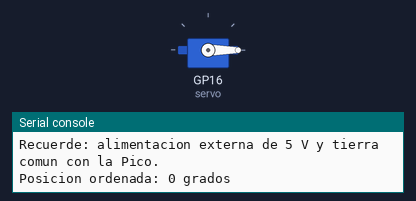
A program run on a simulated Raspberry Pi Pico running MicroPython. Shown: servo, the last lines printed to the serial console. Servo angles are drawn from the pulse width (0.5 ms = 0°, 2.5 ms = 180°).

Above: at 0.05 s.
At 2.05 s:
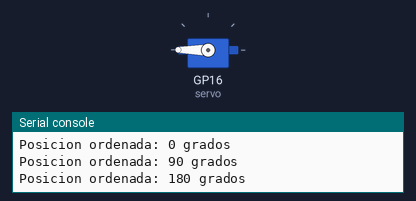
At 4.0 s:
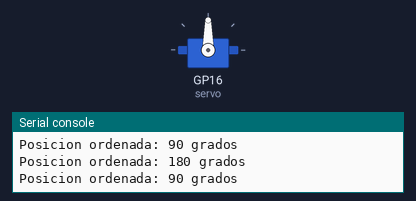
Timing chart, 0 to 5.2 s (numbered marks = the images above):
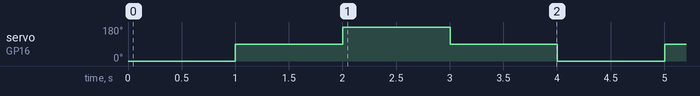

Measured:
- by itself, servo on GP16 (servo): repeats every 4.0 s: 180° 1.0 s, 90° 1.0 s, 0° 1.0 s, 90° 1.0 s

The program:

U4-P03-servo.py
```python
"""
U4-P03 - Mover un servomotor SG90 en GP16
Placa: Raspberry Pi Pico (RP2040)
Firmware: MicroPython

Objetivo: comandar un actuador con posicion controlada, generar una senal
PWM de frecuencia y ancho definidos, y reconocer la necesidad de
alimentacion independiente.

Montaje:
    Cable de senal (naranjo/amarillo) -> GP16 (posicion fisica 21)
    Cable rojo                        -> 5 V de una FUENTE EXTERNA
    Cable cafe/negro                  -> GND de la fuente externa
    GND de la fuente externa          -> GND de la Pico   <-- OBLIGATORIO

NUNCA alimentar el servo desde el pin 3V3 de la placa: en vacio consume
unos 150 mA y con carga supera con facilidad los 500 mA.

Como se calcula el ciclo de trabajo:
    A 50 Hz el periodo es de 20 ms. El servo interpreta el ancho del pulso,
    aproximadamente entre 0,5 ms (0 grados) y 2,5 ms (180 grados).
    duty_u16 = (ancho_ms / 20 ms) * 65535

Ejecucion: abrir en Thonny y pulsar Run. Detener con Ctrl+C.
"""
from machine import Pin, PWM
import time

PIN_SERVO = 16
FRECUENCIA_HZ = 50
PULSO_MIN_MS = 0.5        # aproximadamente 0 grados
PULSO_MAX_MS = 2.5        # aproximadamente 180 grados
PERIODO_MS = 1000.0 / FRECUENCIA_HZ    # 20 ms

servo = PWM(Pin(PIN_SERVO))
servo.freq(FRECUENCIA_HZ)


def angulo_a_duty(angulo):
    """Convierte un angulo de 0 a 180 grados en un valor de duty_u16."""
    if angulo < 0:
        angulo = 0
    elif angulo > 180:
        angulo = 180
    ancho_ms = PULSO_MIN_MS + (PULSO_MAX_MS - PULSO_MIN_MS) * angulo / 180.0
    return int(ancho_ms / PERIODO_MS * 65535)


def mover(angulo, espera_s=1.0):
    servo.duty_u16(angulo_a_duty(angulo))
    print("Posicion ordenada:", angulo, "grados")
    time.sleep(espera_s)


def main():
    print("U4-P03 iniciada: servo SG90 en GP{}".format(PIN_SERVO))
    print("Recuerde: alimentacion externa de 5 V y tierra comun con la Pico.")
    try:
        while True:
            mover(0)
            mover(90)
            mover(180)
            mover(90)
    except KeyboardInterrupt:
        print("\nDetenido por el usuario.")
    finally:
        # Liberar el pin: si se deja la senal activa el servo sigue
        # forzando contra su tope y zumba.
        servo.deinit()


main()
```
